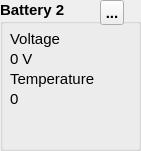
      <widget class="QGroupBox" name="groupBox_3">
       <property name="geometry">
        <rect>
         <x>450</x>
         <y>170</y>
         <width>141</width>
         <height>151</height>
        </rect>
       </property>
       <property name="font">
        <font>
         <pointsize>11</pointsize>
         <weight>75</weight>
         <bold>true</bold>
        </font>
       </property>
       <property name="title">
        <string>Battery 2</string>
       </property>
       <widget class="QLabel" name="voltage_2">
        <property name="geometry">
         <rect>
          <x>10</x>
          <y>50</y>
          <width>41</width>
          <height>17</height>
         </rect>
        </property>
        <property name="font">
         <font>
          <pointsize>11</pointsize>
          <weight>50</weight>
          <bold>false</bold>
         </font>
        </property>
        <property name="text">
         <string>0 V</string>
        </property>
       </widget>
       <widget class="QLabel" name="label_14">
        <property name="geometry">
         <rect>
          <x>10</x>
          <y>70</y>
          <width>111</width>
          <height>17</height>
         </rect>
        </property>
        <property name="font">
         <font>
          <pointsize>11</pointsize>
          <weight>50</weight>
          <bold>false</bold>
         </font>
        </property>
        <property name="text">
         <string>Temperature </string>
        </property>
       </widget>
       <widget class="QLabel" name="label_15">
        <property name="geometry">
         <rect>
          <x>10</x>
          <y>30</y>
          <width>67</width>
          <height>17</height>
         </rect>
        </property>
        <property name="font">
         <font>
          <pointsize>11</pointsize>
          <weight>50</weight>
          <bold>false</bold>
         </font>
        </property>
        <property name="text">
         <string>Voltage </string>
        </property>
       </widget>
       <widget class="QLabel" name="temp_2">
        <property name="geometry">
         <rect>
          <x>10</x>
          <y>90</y>
          <width>71</width>
          <height>17</height>
         </rect>
        </property>
        <property name="font">
         <font>
          <pointsize>11</pointsize>
          <weight>50</weight>
          <bold>false</bold>
         </font>
        </property>
        <property name="text">
         <string>0 </string>
        </property>
       </widget>
       <widget class="QToolButton" name="toolButton_2">
        <property name="geometry">
         <rect>
          <x>100</x>
          <y>0</y>
          <width>24</width>
          <height>25</height>
         </rect>
        </property>
        <property name="text">
         <string>...</string>
        </property>
       </widget>
      </widget>
